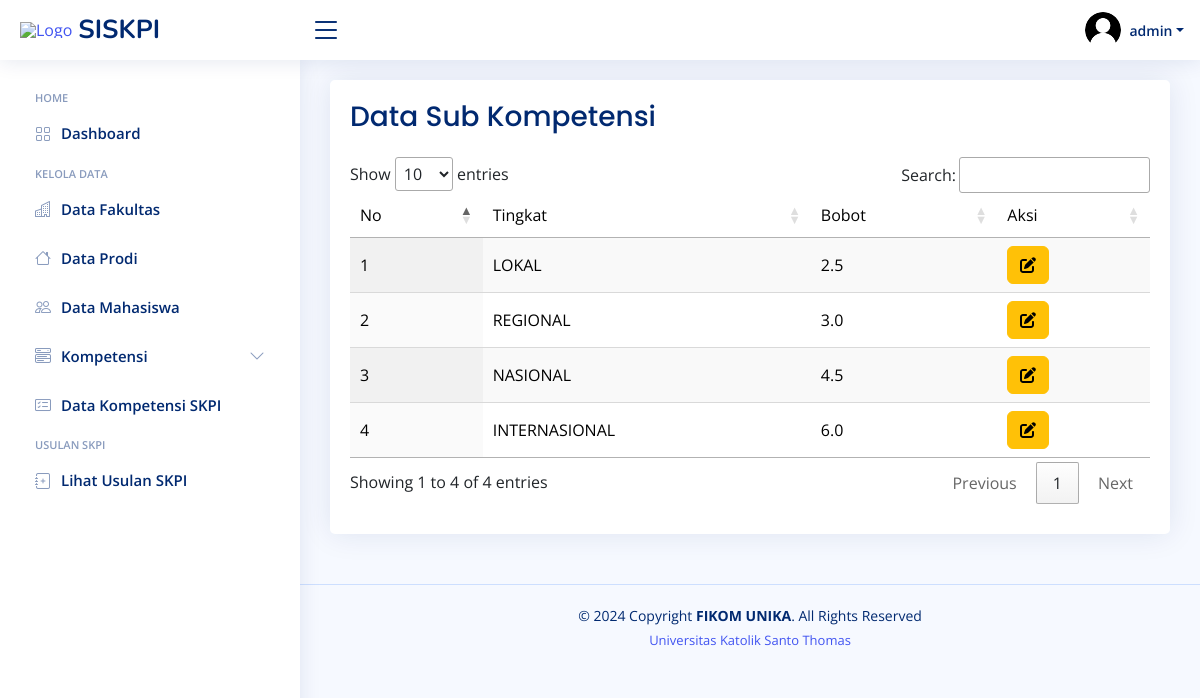
The app's page /admin/skpi/detail_sub.php (signed in) with its own data.
### tables this page shows
CREATE TABLE `detail_subkomp` (
  `id_detail` int(11) NOT NULL,
  `tingkat` varchar(30) NOT NULL,
  `bobot` decimal(4,1) NOT NULL
);

### admin/skpi/detail_sub.php (the view)
<?php include 'header.php' ?>
<?php include 'navbar.php' ?>
<main id="main" class="main">
    <section class="section dashboard">
    <div class="row">
    <div class="col">
        <div class="card info-card sales-card">
            <div class="card-body">
                <h1 class="card-title fs-3">Data Sub Kompetensi</h1>
                <table id="tabel" class="display" style="width:100%; background-color: white; color: black;">
                    <thead>
                        <tr>
                            <td>No</td>
                            <td>Tingkat</td>
                            <td>Bobot</td>
                            <td>Aksi</td>
                        </tr>
                    </thead>
                    <tbody>
                        <?php
                        $no = 1;
                        $data = mysqli_query($koneksi, "SELECT * FROM detail_subkomp");
                        while($d=mysqli_fetch_array($data)){
                        ?>
                        <tr>
                            <td><?= $no++ ?></td>
                            <td class="text text-uppercase"><?= $d['tingkat'] ?></td>
                            <td><?= $d['bobot'] ?></td>
                            <td>
                                <a class="btn btn-warning text-black" href="detail_sub/edit_detail.php?id=<?= $d['id_detail'] ?>" title="edit_data"><i class="fas fa-edit"></i></a>
                            </td>
                        </tr>
                        <?php } ?>
                    </tbody>
                </table>
            </div>
        </div>
        </div>
    </div>
    </section>
</main>
<?php include 'footer.php' ?>

### admin/skpi/assets/css/style.css (style rules this page uses)
:root { scroll-behavior: smooth; }
body { font-family: "Open Sans", sans-serif; background: #f6f9ff; color: #444444; }
a { color: #4154f1; text-decoration: none; }
h1, h2, h3, h4, h5, h6 { font-family: "Nunito", sans-serif; }
#main { margin-top: 60px; padding: 20px 30px; transition: all 0.3s; }
.card { margin-bottom: 30px; border: none; border-radius: 5px; box-shadow: 0px 0 30px rgba(1, 41, 112, 0.1); }
.card-title { padding: 20px 0 15px 0; font-size: 18px; font-weight: 500; color: #012970; font-family: "Poppins", sans-serif; }
.card-body { padding: 0 20px 20px 20px; }
@media (min-width: 1200px) { #main, #footer { margin-left: 300px; } }
.dashboard .info-card { padding-bottom: 10px; }

### records on screen
detail_subkomp: tingkat "LOKAL", bobot "2.5"
detail_subkomp: tingkat "REGIONAL", bobot "3.0"
detail_subkomp: tingkat "NASIONAL", bobot "4.5"
detail_subkomp: tingkat "INTERNASIONAL", bobot "6.0"

### other values on screen
$_SESSION['username'] "admin"
